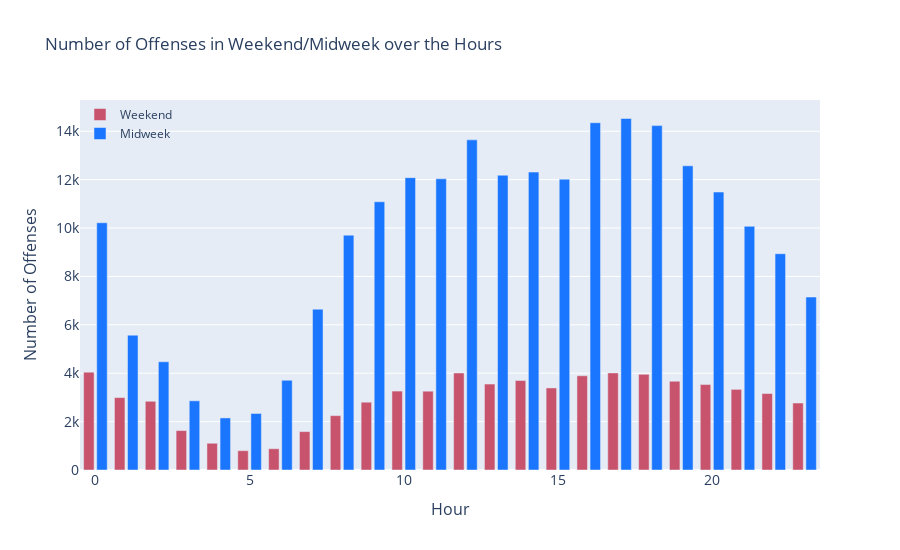

The notebook cell saved with this chart:
### Code cell
fig = go.Figure(layout={'height':550})

fig.add_trace(go.Bar(
    x=df_weekend['HOUR'], 
    y=df_weekend['INCIDENT_NUMBER'], 
    name='Weekend', 
    marker_color='rgb(200, 83, 109)'))

fig.add_trace(go.Bar(
    x=df_midweek['HOUR'], 
    y=df_midweek['INCIDENT_NUMBER'], 
    name='Midweek', 
    marker_color='rgb(26, 118, 255)'))

fig.update_layout(title='Number of Offenses in Weekend/Midweek over the Hours', xaxis_tickfont_size=14,

    yaxis=dict(
        title='Number of Offenses', 
        titlefont_size=16, 
        tickfont_size=14),

    xaxis=dict(
        title='Hour', 
        titlefont_size=16, 
        tickfont_size=14),
        
    legend=dict(x=0, y=1.0, bgcolor='rgba(255, 255, 255, 0)', bordercolor='rgba(255, 255, 255, 0)'), 
                  barmode='group', bargap=0.15, bargroupgap=0.2)
fig.show()

### Figure 1 — Plotly figure (JSON) as saved in the notebook; plotly's stock layout.template omitted (floating-point values rounded to 4 significant figures)
{"data": [{"marker": {"color": "rgb(200, 83, 109)"}, "name": "Weekend", "type": "bar", "x": [0, 1, 2, 3, 4, 5, 6, 7, 8, 9, 10, 11, 12, 13, 14, 15, 16, 17, 18, 19, 20, 21, 22, 23], "y": [4044, 2993, 2840, 1629, 1106, 798, 880, 1587, 2247, 2802, 3262, 3257, 4010, 3550, 3698, 3391, 3894, 4013, 3955, 3669, 3532, 3333, 3160, 2769]}, {"marker": {"color": "rgb(26, 118, 255)"}, "name": "Midweek", "type": "bar", "x": [0, 1, 2, 3, 4, 5, 6, 7, 8, 9, 10, 11, 12, 13, 14, 15, 16, 17, 18, 19, 20, 21, 22, 23], "y": [10218, 5574, 4474, 2860, 2152, 2336, 3708, 6647, 9705, 11086, 12083, 12035, 13644, 12183, 12312, 12021, 14351, 14527, 14233, 12571, 11487, 10071, 8938, 7148]}], "layout": {"bargap": 0.15, "bargroupgap": 0.2, "barmode": "group", "height": 550, "legend": {"bgcolor": "rgba(255, 255, 255, 0)", "bordercolor": "rgba(255, 255, 255, 0)", "x": 0, "y": 1}, "title": {"text": "Number of Offenses in Weekend/Midweek over the Hours"}, "xaxis": {"tickfont": {"size": 14}, "title": {"font": {"size": 16}, "text": "Hour"}}, "yaxis": {"tickfont": {"size": 14}, "title": {"font": {"size": 16}, "text": "Number of Offenses"}}}}
